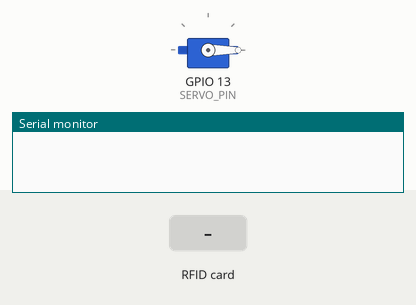
The sketch below on a simulated ESP32. Parts: servo, the last lines printed to the serial monitor. The test bench sets the inputs (shaded band).

Above: at 2.2 s.
2.3 s: RFID card C3 F0 CA 0F held to the reader
At 2.7 s:
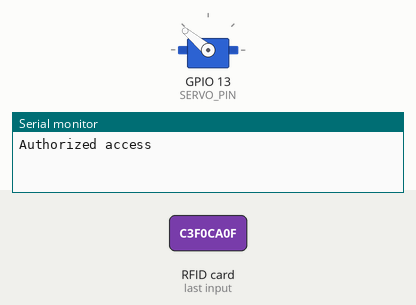
Timing chart, 0 to 18.9 s (numbered marks = the images above; inputs shaded):
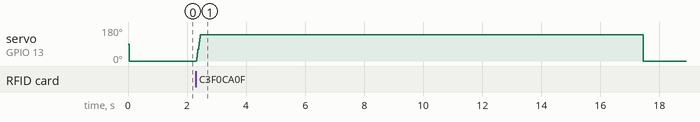

The sketch:

RFID_with_servo_laduu.ino
```cpp
#include <ESP32Servo.h>
#include <Wire.h>
#include <MFRC522.h>

#define SERVO_PIN 13      // Pin connected to the servo control wire
#define RFID_SS_PIN 5      // Pin connected to the RFID module's SDA/SS line
#define RFID_RST_PIN 14    // Pin connected to the RFID module's RST line

Servo myServo;            // Create a Servo object

MFRC522 rfid(RFID_SS_PIN, RFID_RST_PIN);  // Create an MFRC522 object

// Replace this with the UID of your authorized RFID card
byte authorizedCardUID[] = {0xC3, 0xF0, 0xCA, 0x0F};

void setup() {
  Serial.begin(115200);
  myServo.attach(SERVO_PIN);  // Attach the servo to the specified pin
  SPI.begin();               // Initialize SPI communication for RFID module
  rfid.PCD_Init();           // Initialize RFID module

  // Move the servo to 0 degrees at startup
  myServo.write(0);
  delay(1000);
}

bool isAuthorized() {
  if (rfid.PICC_IsNewCardPresent() && rfid.PICC_ReadCardSerial()) {
    // Compare the card UID with the authorized UID
    if (memcmp(rfid.uid.uidByte, authorizedCardUID, rfid.uid.size) == 0) {
      Serial.println("Authorized access");
      return true;
    } else {
      Serial.println("Unauthorized access");
      return false;
    }
  }
  return false;
}

void loop() {
  if (isAuthorized()) {
    // Rotate the servo to 90 degrees over 15 seconds
    for (int angle = 0; angle <= 140; angle++) {
      myServo.write(angle);
      delay(1500 / 900);  // 15 seconds divided by 90 steps
    }

    delay(15000);  // Wait for 2 seconds

    // Return the servo to 0 degrees
    myServo.write(0);

    // Print a message
    Serial.println("Servo movement complete");

    // Wait for a moment before checking for another RFID card
    delay(1000);
  }
}
```

Measured:
- after the input at 2.3 s, servo on GPIO 13 (SERVO_PIN): rises from 0° to 140° in 0.14 s, then falls to 0° in 15.0 s
